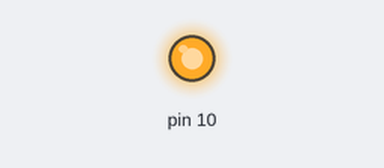
A sketch run on a simulated Arduino Uno, built with avr-gcc and run on an emulated ATmega328P. Parts: output pins drawn as LEDs (lit = HIGH). Pins used as bus, display or sensor lines are not drawn; what the sketch prints to the serial monitor is not drawn.

Above: at 0.1 s.
Timing chart, 0 to 1.6 s (numbered marks = the images above):
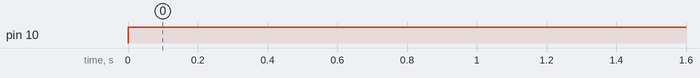

The sketch:

SERIAL_UNO.ino
```cpp
#include <SPI.h>
int CS=3;
byte data=0x0D,rx;

//13 SCK
//12 MISO
//11 MOSI
//10 SS

/*setClockDivider(SPI_CLOCK_DIV2);   //8 MHz (considerando un modelo de 16 Mhz)
setClockDivider(SPI_CLOCK_DIV4);   //4 MHz
setClockDivider(SPI_CLOCK_DIV8);   //2 MHz
setClockDivider(SPI_CLOCK_DIV16);  //1 MHz
setClockDivider(SPI_CLOCK_DIV32);  //500 KHz
setClockDivider(SPI_CLOCK_DIV64);  //250 KHz
setClockDivider(SPI_CLOCK_DIV128); //125 KHz
SPI.beginTransaction (SPISettings (1000000, MSBFIRST, SPI_MODE0));
*/

void setup() {
  // put your setup code here, to run once:
  Serial.begin(9600);
  pinMode(PIN_SPI_MOSI,OUTPUT);
  pinMode(PIN_SPI_MISO,INPUT);
  pinMode(PIN_SPI_SCK,OUTPUT);
  pinMode(PIN_SPI_SS,INPUT);
  pinMode(CS,OUTPUT);
  SPI.beginTransaction(SPISettings(250000, MSBFIRST, SPI_MODE0));
  //SPI.setClockDivider(SPI_CLOCK_DIV64);
  digitalWrite(CS,HIGH);
  Serial.println("Configuración cargada.");
}

void loop() {
  // put your main code here, to run repeatedly:
  Serial.println("Iniciando...");
  digitalWrite(CS,LOW);
  SPI.begin();
  //SPI.beginTransaction(SPISettings(250000, MSBFIRST, SPI_MODE0));
  //digitalWrite(CS,LOW);
  rx=SPI.transfer(data);
  delay(1000);
  Serial.println(rx);
  digitalWrite(CS,HIGH);
  delay(1000);
  Serial.println("Finalizando...");
}
```

Measured:
- by itself, pin 10: LOW → HIGH at 0.00 s
